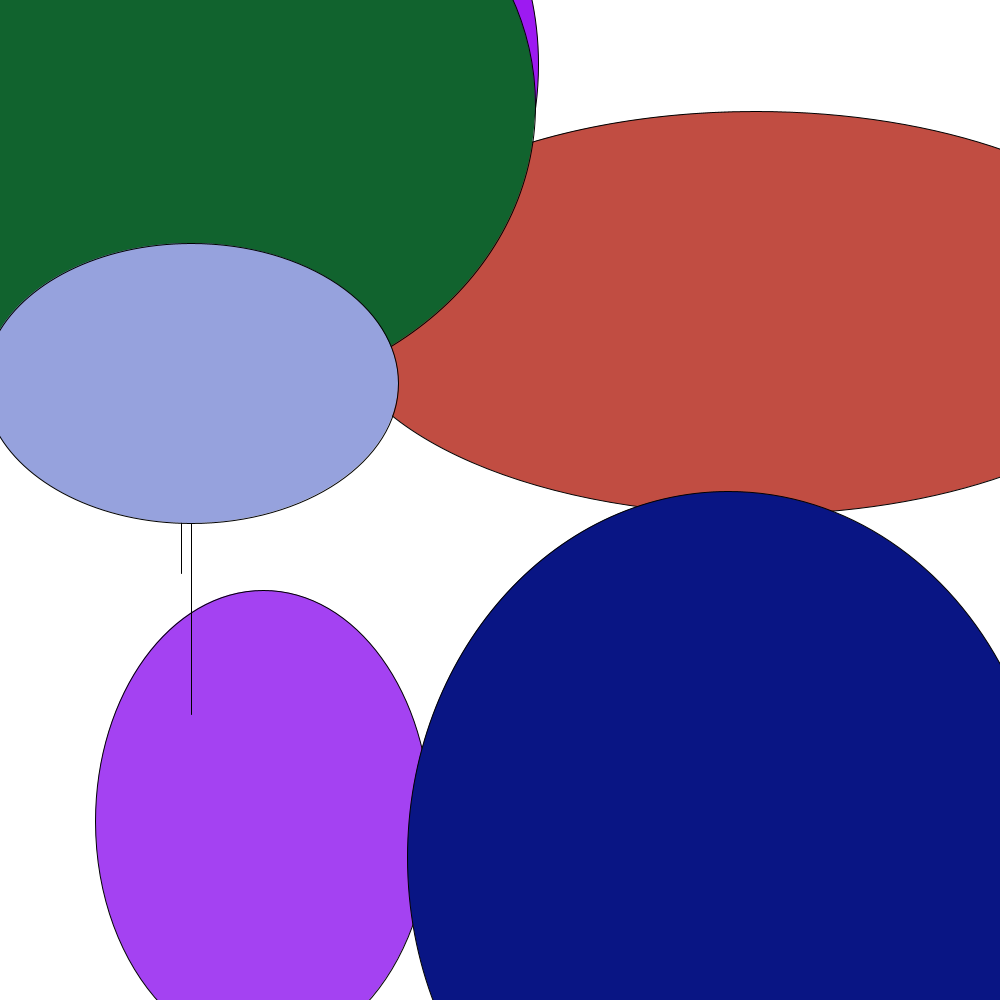
Frame 1 (no input)
Frame 60 (the mouse pressed at the canvas centre just before this capture): identical to frame 1, image omitted
Frame 120 (the mouse held since frame 60 and released just before this capture): identical to frame 1, image omitted

The Processing sketch that drew this single still picture (run headless with seeded random() and noise(); from frame 60 on, the mouse is pressed at the canvas centre):

// Processing sketch: Assingment_balloon
// ── Assingment_balloon.pde
//Pakpoom phoonpunt
int posx, posy, wide, high, amount = 9; // amount is amount of loop
void setup () {
  size (1000, 1000); // size of window 
  background(255); 
  // start loop
  for (int i = 0; i < amount; i++) {
    fill(int(random(0,255)),int(random(0,255)),int(random(0,255))); // random color
    // random variable posx posy wide high
    posx = int(random(50, 950)); 
    posy = int(random(50, 950));
    wide = int(random(50, 950));
    high = int(random(50, 950));
    //draw
    ellipse(posx, posy, wide, high); 
    line( posx, posy+(high/2), posx, posy+(high/2)+(posy/2) );
  }
}

void draw() {

}
